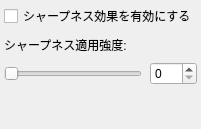
      <widget class="QWidget" name="pageSharpen">
       <layout class="QVBoxLayout" name="layoutSharpenSettings">
        <property name="spacing">
         <number>8</number>
        </property>
        <property name="leftMargin">
         <number>4</number>
        </property>
        <property name="topMargin">
         <number>4</number>
        </property>
        <property name="rightMargin">
         <number>4</number>
        </property>
        <property name="bottomMargin">
         <number>4</number>
        </property>
        <item>
         <widget class="QCheckBox" name="chkSharpenEnable">
          <property name="text">
           <string>シャープネス効果を有効にする</string>
          </property>
         </widget>
        </item>
        <item>
         <widget class="QLabel" name="lblSharpenStrength">
          <property name="text">
           <string>シャープネス適用強度:</string>
          </property>
         </widget>
        </item>
        <item>
         <layout class="QHBoxLayout" name="layoutSharpenStrength">
          <item>
           <widget class="QSlider" name="sliderSharpenStrength">
            <property name="maximum">
             <number>100</number>
            </property>
            <property name="orientation">
             <enum>Qt::Orientation::Horizontal</enum>
            </property>
           </widget>
          </item>
          <item>
           <widget class="QSpinBox" name="spinSharpenStrength">
            <property name="maximum">
             <number>100</number>
            </property>
           </widget>
          </item>
         </layout>
        </item>
        <item>
         <spacer name="spacerSharpen">
          <property name="orientation">
           <enum>Qt::Orientation::Vertical</enum>
          </property>
          <property name="sizeHint" stdset="0">
           <size>
            <width>20</width>
            <height>40</height>
           </size>
          </property>
         </spacer>
        </item>
       </layout>
      </widget>
